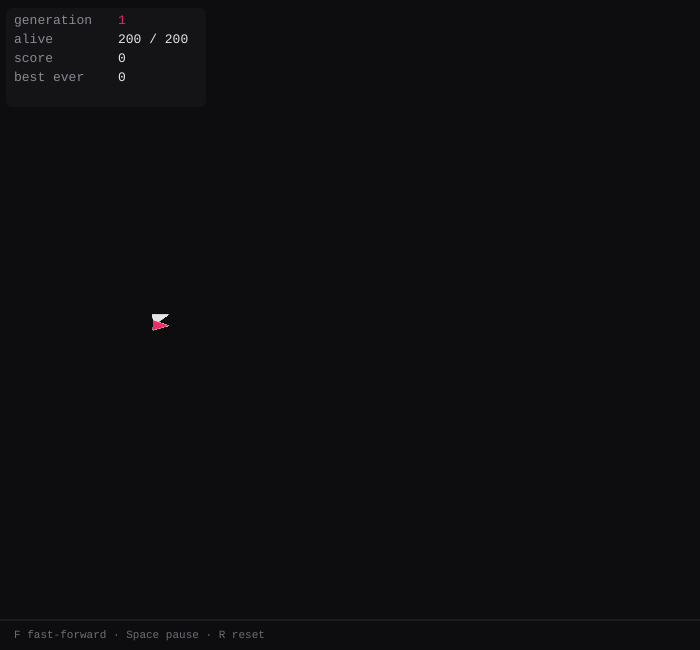
Frame 1 (no input)
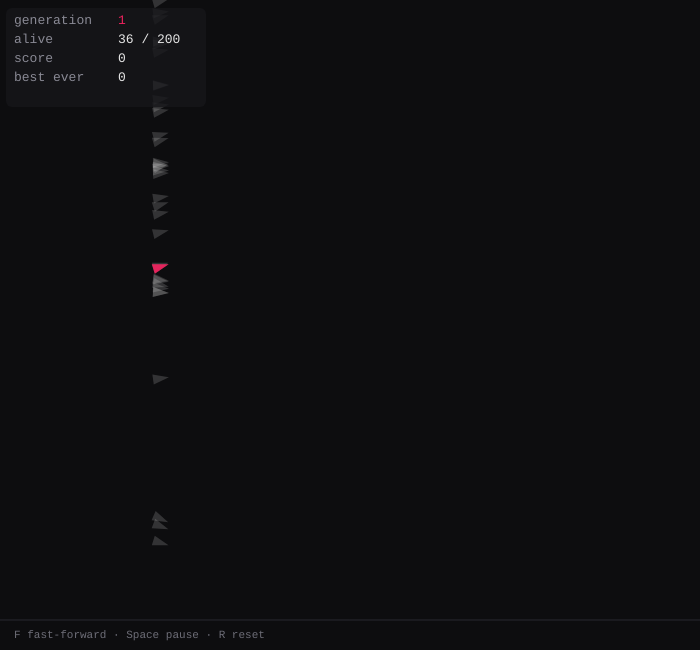
Frame 60 (no input)
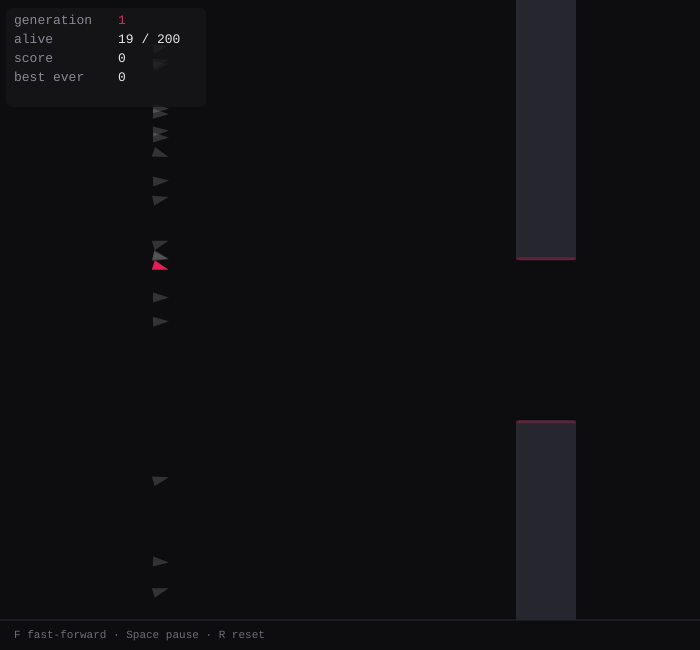
Frame 120 (the mouse pressed at the canvas centre since frame 60)

The p5.js sketch that drew these frames (run headless with seeded random() and noise() and a simulated clock; from frame 60 on, the mouse is pressed at the canvas centre):

// p5.js sketch
// ── sketch.js
/*
 * Flappy Evolution — neuroevolution.
 *
 * Each bird has a tiny neural network for a brain: it looks at where it is and
 * where the next gap is, and decides whether to flap. No bird is taught the
 * rules. A whole flock plays at once; when they all die, the ones that lasted
 * longest become the parents of the next flock — their network weights are
 * crossed over and lightly mutated. Generation by generation the flock learns
 * to thread the pipes. Watch the best-score chart climb.
 *
 * This is the step from the genetic-algorithm sketches (Smart Rockets,
 * Evolving Walkers) into neural networks — the same idea that, scaled up
 * massively, underlies modern AI.
 *
 * Controls:  F = fast-forward   ·   Space = pause   ·   R = reset
 */

// ---- tunables ----
const POP_SIZE = 200;
const GRAVITY = 0.5;
const FLAP = -8;
const BIRD_X = 160;
const PIPE_GAP = 160;
const PIPE_SPACING = 240;
const PIPE_SPEED = 3.2;
const PIPE_W = 60;
const MUTATION_RATE = 0.06;
const H_NODES = 6; // hidden-layer size

// ---- state ----
let birds = [];
let pipes = [];
let generation = 1;
let frames = 0;
let stepsPerFrame = 1;
let paused = false;

let bestScoreEver = 0;
let history = []; // best pipe-score per generation
let groundY;

const ACCENT = '#ed225d';

function setup() {
  const c = createCanvas(700, 650);
  c.parent(document.querySelector('main'));
  groundY = height - 30;
  reset();
}

function reset() {
  birds = [];
  for (let i = 0; i < POP_SIZE; i++) birds.push(new Bird());
  resetWorld();
  generation = 1;
  bestScoreEver = 0;
  history = [];
}

function resetWorld() {
  pipes = [new Pipe(width + 200), new Pipe(width + 200 + PIPE_SPACING)];
  frames = 0;
  for (const b of birds) {
    b.y = height / 2;
    b.vy = 0;
    b.alive = true;
    b.score = 0; // pipes passed
    b.fitness = 0; // frames survived
  }
}

function draw() {
  background(13, 13, 15);

  if (!paused) {
    for (let s = 0; s < stepsPerFrame; s++) {
      step();
      if (livingCount() === 0) {
        nextGeneration();
        break;
      }
    }
  }

  drawScene();
  drawHud();
  drawChart();
}

function step() {
  // advance pipes
  for (const p of pipes) p.update();
  if (pipes[pipes.length - 1].x < width - PIPE_SPACING) {
    pipes.push(new Pipe(pipes[pipes.length - 1].x + PIPE_SPACING));
  }
  pipes = pipes.filter((p) => p.x + PIPE_W > 0);

  const next = nextPipe();
  for (const b of birds) {
    if (!b.alive) continue;
    b.think(next);
    b.update();
    if (b.collides(next)) {
      b.alive = false;
    } else {
      b.fitness++;
    }
  }
  // score: each pipe counts once, the moment it passes the bird's column
  for (const p of pipes) {
    if (!p.scored && p.x + PIPE_W < BIRD_X) {
      p.scored = true;
      for (const b of birds) if (b.alive) b.score++;
    }
  }
  frames++;
}

function nextPipe() {
  // first pipe whose right edge is still ahead of the bird
  for (const p of pipes) {
    if (p.x + PIPE_W >= BIRD_X) return p;
  }
  return pipes[0];
}

function livingCount() {
  let n = 0;
  for (const b of birds) if (b.alive) n++;
  return n;
}

// ---------------------------------------------------------------------------
// Evolution
// ---------------------------------------------------------------------------
function nextGeneration() {
  let best = birds[0];
  let total = 0;
  for (const b of birds) {
    total += b.fitness;
    if (b.fitness > best.fitness) best = b;
  }
  history.push(best.score);
  bestScoreEver = max(bestScoreEver, best.score);

  const next = [];
  next.push(new Bird(best.brain.copy())); // elitism: keep the champion
  for (let i = 1; i < POP_SIZE; i++) {
    const a = pickParent(total);
    const b = pickParent(total);
    const child = a.brain.crossover(b.brain);
    child.mutate(MUTATION_RATE);
    next.push(new Bird(child));
  }
  birds = next;
  resetWorld();
  generation++;
}

function pickParent(total) {
  let r = random(total);
  let acc = 0;
  for (const b of birds) {
    acc += b.fitness;
    if (acc >= r) return b;
  }
  return birds[birds.length - 1];
}

// ---------------------------------------------------------------------------
// Bird
// ---------------------------------------------------------------------------
function Bird(brain) {
  this.y = height / 2;
  this.vy = 0;
  this.alive = true;
  this.score = 0;
  this.fitness = 0;
  this.brain = brain || new NeuralNet(5, H_NODES, 1);

  this.think = function (pipe) {
    // normalised inputs: position, velocity, and the next gap
    const inputs = [
      this.y / height,
      this.vy / 10,
      pipe ? pipe.x / width : 1,
      pipe ? pipe.gapTop / height : 0.5,
      pipe ? pipe.gapBottom / height : 0.5,
    ];
    if (this.brain.predict(inputs)[0] > 0.5) this.vy = FLAP;
  };

  this.update = function () {
    this.vy += GRAVITY;
    this.y += this.vy;
  };

  this.collides = function (pipe) {
    if (this.y > groundY || this.y < 0) return true;
    if (
      pipe &&
      BIRD_X + 9 > pipe.x &&
      BIRD_X - 9 < pipe.x + PIPE_W &&
      (this.y - 9 < pipe.gapTop || this.y + 9 > pipe.gapBottom)
    ) {
      return true;
    }
    return false;
  };

  this.show = function (isBest) {
    push();
    noStroke();
    if (isBest) {
      fill(237, 34, 93, 240);
    } else {
      fill(230, 230, 234, 45);
    }
    translate(BIRD_X, this.y);
    rotate(constrain(this.vy * 0.04, -0.5, 0.6));
    triangle(9, 0, -7, 5, -7, -5);
    pop();
  };
}

function Pipe(x) {
  this.x = x;
  const margin = 60;
  const center = random(margin + PIPE_GAP / 2, groundY - margin - PIPE_GAP / 2);
  this.gapTop = center - PIPE_GAP / 2;
  this.gapBottom = center + PIPE_GAP / 2;
  this.scored = false;

  this.update = function () {
    this.x -= PIPE_SPEED;
  };

  this.show = function () {
    noStroke();
    fill(38, 38, 46);
    rect(this.x, 0, PIPE_W, this.gapTop, 0, 0, 4, 4);
    rect(this.x, this.gapBottom, PIPE_W, groundY - this.gapBottom, 4, 4, 0, 0);
    fill(237, 34, 93, 70); // coral lips on the gap edges
    rect(this.x, this.gapTop - 3, PIPE_W, 3);
    rect(this.x, this.gapBottom, PIPE_W, 3);
  };
}

// ---------------------------------------------------------------------------
// Tiny feed-forward neural net (one hidden layer)
// ---------------------------------------------------------------------------
function NeuralNet(nIn, nHid, nOut, copyFrom) {
  this.nIn = nIn;
  this.nHid = nHid;
  this.nOut = nOut;
  if (copyFrom) {
    this.w1 = copyFrom.w1.map((r) => r.slice());
    this.b1 = copyFrom.b1.slice();
    this.w2 = copyFrom.w2.map((r) => r.slice());
    this.b2 = copyFrom.b2.slice();
  } else {
    this.w1 = matrix(nHid, nIn);
    this.b1 = vector(nHid);
    this.w2 = matrix(nOut, nHid);
    this.b2 = vector(nOut);
  }

  this.predict = function (input) {
    const h = [];
    for (let i = 0; i < this.nHid; i++) {
      let sum = this.b1[i];
      for (let j = 0; j < this.nIn; j++) sum += this.w1[i][j] * input[j];
      h[i] = Math.tanh(sum);
    }
    const out = [];
    for (let i = 0; i < this.nOut; i++) {
      let sum = this.b2[i];
      for (let j = 0; j < this.nHid; j++) sum += this.w2[i][j] * h[j];
      out[i] = 1 / (1 + Math.exp(-sum));
    }
    return out;
  };

  this.copy = function () {
    return new NeuralNet(nIn, nHid, nOut, this);
  };

  this.crossover = function (other) {
    const child = this.copy();
    cross(child.w1, other.w1);
    cross(child.b1, other.b1);
    cross(child.w2, other.w2);
    cross(child.b2, other.b2);
    return child;
  };

  this.mutate = function (rate) {
    const m = (v) => (random() < rate ? v + randomGaussian() * 0.5 : v);
    this.w1 = this.w1.map((r) => r.map(m));
    this.b1 = this.b1.map(m);
    this.w2 = this.w2.map((r) => r.map(m));
    this.b2 = this.b2.map(m);
  };
}

function matrix(rows, cols) {
  const m = [];
  for (let i = 0; i < rows; i++) {
    m[i] = [];
    for (let j = 0; j < cols; j++) m[i][j] = random(-1, 1);
  }
  return m;
}

function vector(n) {
  const v = [];
  for (let i = 0; i < n; i++) v[i] = random(-1, 1);
  return v;
}

// uniform crossover in place: each weight has a 50% chance to come from `other`
function cross(a, b) {
  for (let i = 0; i < a.length; i++) {
    if (Array.isArray(a[i])) cross(a[i], b[i]);
    else if (random() < 0.5) a[i] = b[i];
  }
}

// ---------------------------------------------------------------------------
// Rendering
// ---------------------------------------------------------------------------
function drawScene() {
  for (const p of pipes) p.show();
  // ground
  stroke(40, 40, 48);
  strokeWeight(1);
  line(0, groundY, width, groundY);
  noStroke();

  // find current best living bird to highlight
  let best = null;
  for (const b of birds) {
    if (b.alive && (!best || b.fitness > best.fitness)) best = b;
  }
  for (const b of birds) if (b.alive && b !== best) b.show(false);
  if (best) best.show(true);
}

function drawHud() {
  let alive = livingCount();
  let score = 0;
  for (const b of birds) if (b.alive) score = max(score, b.score);

  push();
  textFont('monospace');
  textSize(13);
  const x = 14;
  let y = 24;
  const line = (label, val, col) => {
    noStroke();
    fill(138, 138, 149);
    text(label, x, y);
    fill(col || 230);
    text(val, x + 104, y);
    y += 19;
  };
  fill(22, 22, 26, 200);
  noStroke();
  rect(x - 8, 8, 200, 99, 6);
  line('generation', generation, ACCENT);
  line('alive', alive + ' / ' + POP_SIZE);
  line('score', score, score > 0 ? '#5fd38d' : 230);
  line('best ever', bestScoreEver);

  textSize(11);
  fill(110, 110, 120);
  text(
    (paused ? '[paused] ' : '') +
      'F fast-forward · Space pause · R reset' +
      (stepsPerFrame > 1 ? '   ▸▸ ×' + stepsPerFrame : ''),
    14,
    height - 12
  );
  pop();
}

function drawChart() {
  if (history.length < 1) return;
  const cw = 210;
  const ch = 92;
  const cx = width - cw - 14;
  const cy = 14;

  push();
  noStroke();
  fill(22, 22, 26, 200);
  rect(cx, cy, cw, ch, 6);
  fill(138, 138, 149);
  textFont('monospace');
  textSize(11);
  textAlign(LEFT, TOP);
  text('best score ▸ generation', cx + 8, cy + 7);

  const px = cx + 8;
  const py = cy + 26;
  const pw = cw - 16;
  const ph = ch - 34;
  const yMax = max(bestScoreEver, 1);
  const n = history.length;
  const sx = n > 1 ? pw / (n - 1) : 0;

  stroke(ACCENT);
  strokeWeight(1.8);
  noFill();
  beginShape();
  for (let i = 0; i < n; i++) {
    const vx = px + (n > 1 ? i * sx : pw / 2);
    const vy = py + ph - (history[i] / yMax) * ph;
    vertex(vx, constrain(vy, py, py + ph));
  }
  endShape();

  const lx = px + (n > 1 ? (n - 1) * sx : pw / 2);
  const ly = py + ph - (history[n - 1] / yMax) * ph;
  noStroke();
  fill(ACCENT);
  circle(lx, constrain(ly, py, py + ph), 4);
  pop();
}

// ---------------------------------------------------------------------------
function keyPressed() {
  if (key === 'f' || key === 'F') {
    stepsPerFrame = stepsPerFrame > 1 ? 1 : 12;
  } else if (key === 'r' || key === 'R') {
    reset();
  } else if (key === ' ') {
    paused = !paused;
    return false;
  }
}
